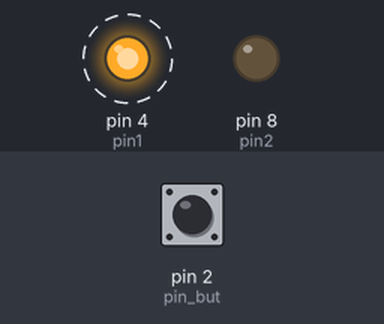
Simulated run of this sketch. Board: Arduino Uno, built with avr-gcc and run on an emulated ATmega328P. Parts: output pins drawn as LEDs (lit = HIGH). Dashed ring = blinking. Inputs (shaded band) come from the test bench; at power-on: pin 2 (pin_but) HIGH.

Above: at 1.2 s.
1.3 s: pin 2 (pin_but) pulled LOW for 0.15 s
At 3.3 s:
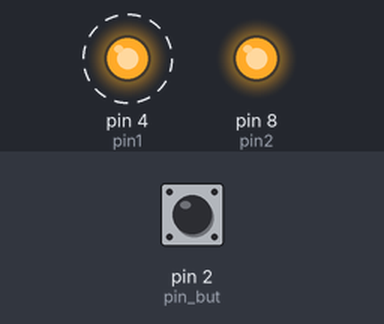
4.4 s: pin 2 (pin_but) pulled LOW for 1 s
At 5.8 s:
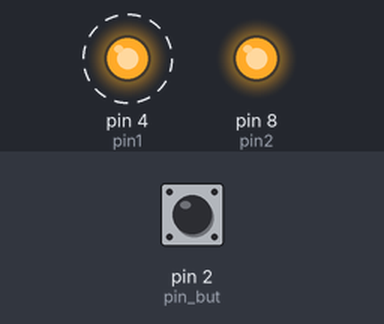
7.4 s: pin 2 (pin_but) pulled LOW for 3.2 s
At 14.8 s:
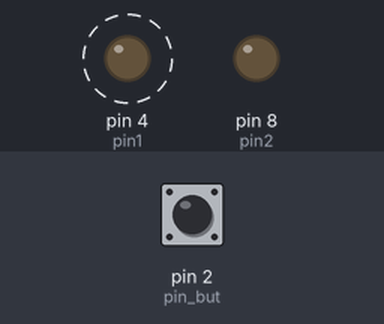
Timing chart, 0 to 18.1 s (numbered marks = the images above; inputs shaded):
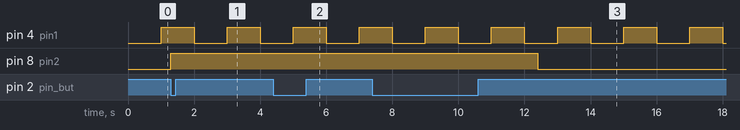

Measured:
- after the input at 1.3 s, pin 8 (pin2): LOW → HIGH at once
- after the input at 4.4 s, pin 8 (pin2): stays HIGH (without the input it goes to LOW after 1.9 s)
- after the input at 7.4 s, pin 8 (pin2): HIGH → LOW after 5.0 s instead of 2.0 s
- by itself, pin 4 (pin1): alternates HIGH for 1.0 s and LOW for 1.0 s

The sketch:

ex05.ino
```cpp
// Arduino Board Layout:
//                   +5V
//                    |
// Pin 4 ------------ LED 1 (with resistor)
//                    |
// Pin 2 ------------ Button (with pull-up resistor)
//                    |
// Pin 8 ------------ LED 2 (with resistor)
//                    |
//                   GND

// Tool for online arduino board layout:
// https://www.tinkercad.com/

const int pin1 = 4;        // Pin 4 is connected to LED 1 with a resistor
const int pin2 = 8;        // Pin 8 is connected to LED 2 with a resistor
const int pin_but = 2;     // Pin 2 is connected to the button with a pull-up resistor
int ledstate = LOW;        // Variable to store the state of LED 1 (LOW = off, HIGH = on)
int butstate = HIGH;       // Variable to store the state of the button (HIGH = not pressed, LOW = pressed)
long premillis = 0;        // Variable to store the previous time for LED 1
long butmillis = 0;        // Variable to store the time when the button was pressed
long time = 1000;          // Interval time for LED 1 to toggle (in milliseconds)
long duration = 5000;      // Duration of LED 2 being on after the button is pressed (in milliseconds)

void setup()
{
  pinMode(pin1, OUTPUT);              // Set Pin 4 as an output pin for LED 1
  pinMode(pin_but, INPUT_PULLUP);     // Set Pin 2 as an input pin with internal pull-up resistor for the button
  pinMode(pin2, OUTPUT);              // Set Pin 8 as an output pin for LED 2
}

void loop()
{
  long curmilis = millis();   // Get the current time in milliseconds
  // If the time elapsed since the last change is greater than or equal to 'time' value
  if (curmilis - premillis >= time)
  {
    premillis = curmilis;   // Update the previous time to the current time
    ledstate = !ledstate;   // Toggle the state of LED 1
    digitalWrite(pin1, ledstate);   // Set the output of Pin 4 to the new state for LED 1
  }
  int curbut = digitalRead(pin_but);   // Read the current state of the button
  // If the button is pressed and it was in the unpressed state
  if (curbut == LOW && butstate == HIGH)
  {
    butmillis = curmilis;   // Update the button press time to the current time
    digitalWrite(pin2, HIGH);   // Turn on LED 2 by setting the output of Pin 8 to HIGH
  }
  // If the duration of LED 2 being on has passed since the button was pressed
  else if (curmilis - butmillis >= duration)
  {
    digitalWrite(pin2, LOW);   // Turn off LED 2 by setting the output of Pin 8 to LOW
  }
  butstate = curbut;   // Update the previous button state to the current button state
}
```
